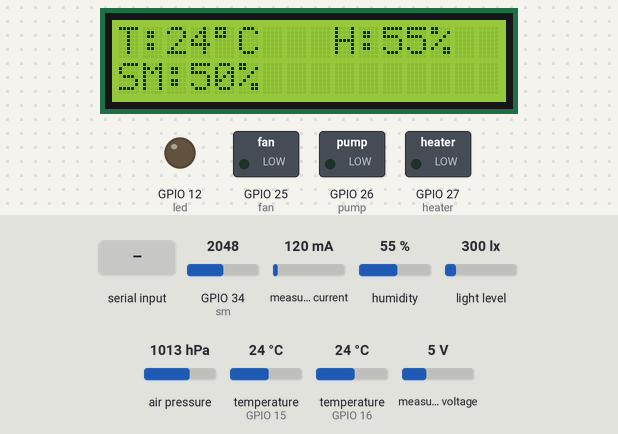
Recording of a sketch running on a simulated ESP32. Parts: 16×2 character LCD, switched loads named in the sketch (green lamp = pin HIGH), output pins drawn as LEDs (lit = HIGH). Inputs (shaded band) come from the test bench; at power-on: light level 300 lx, humidity 55 %, temperature (sensors on GPIO 15, GPIO 16) 24 °C, measured current 120 mA, GPIO 34 (sm) = 2048, air pressure 1013 hPa, measured voltage 5 V. What the sketch prints to the serial monitor is not drawn.

Above: at 7.3 s.
7.4 s: light level set to 971 lx
At 14.3 s:
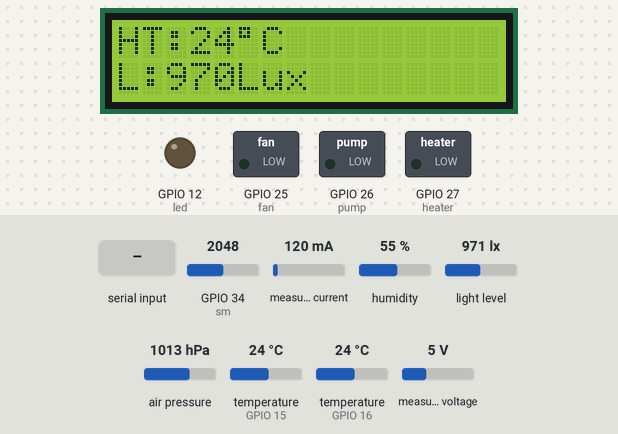
20.5 s: light level set to 1019 lx
At 32.1 s:
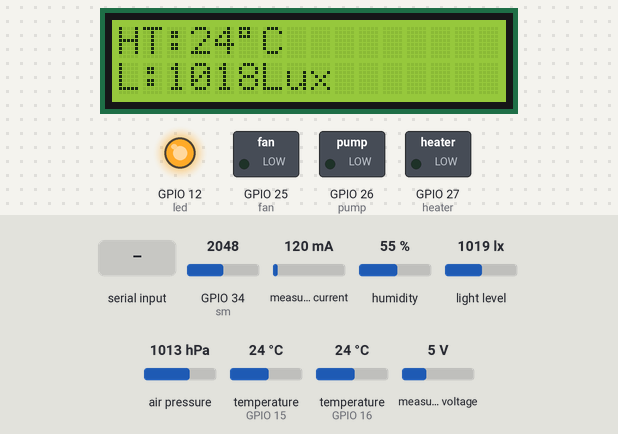
33.3 s: humidity set to 22 %
39.4 s: "90,45\n" received over Serial
At 49.0 s:
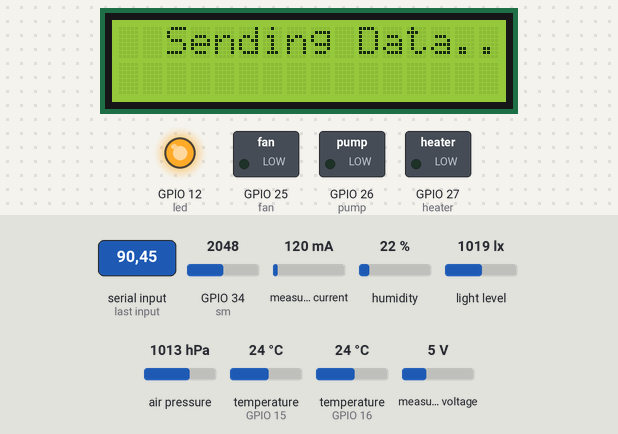
49.4 s: temperature (sensor on GPIO 15) set to 12 °C
At 61.9 s:
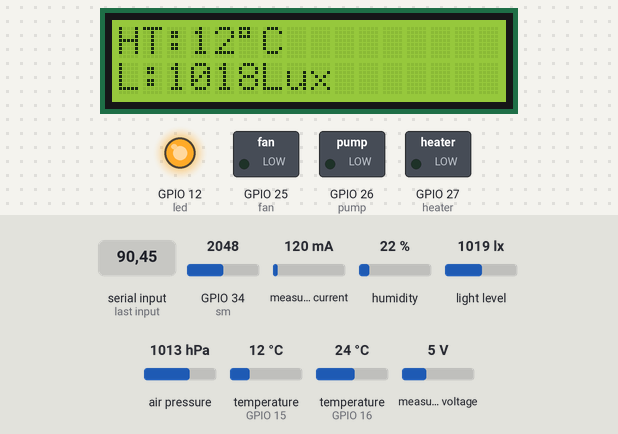
62.2 s: measured current set to 40 mA
At 64.3 s:
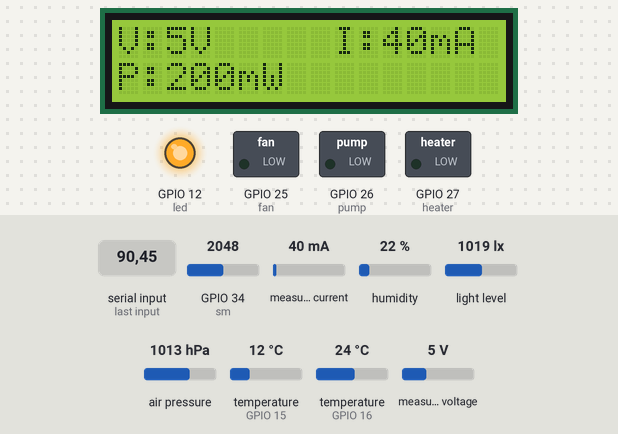
Timing chart, 0 to 65.8 s (numbered marks = the images above; inputs shaded):
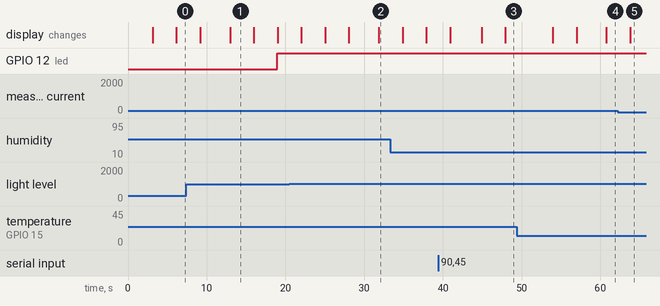

Measured:
- the behaviour switches between 999 and 1000 lx on light level (found by bisection; images 1 and 2)
- what the display in image 1 shows lasts 3.0 s, from 13.0 s to 16.0 s

The sketch:

sensor_node.ino
```cpp
/*
  Sensor Node - green house
*/

#include <LiquidCrystal_I2C.h>
#include <OneWire.h>
#include <DallasTemperature.h>
#include "DHT.h"
#include <Wire.h>
#include <BH1750.h>
#include <Adafruit_INA219.h>
#include <Adafruit_Sensor.h>
#include <Adafruit_BMP280.h>


String message,aks,wts ;

String dt = "";

#define BMP280_I2C_ADDRESS  0x76  // Change to 0x77 if needed

Adafruit_BMP280 bmp;  // Create BMP280 object

#define ONE_WIRE_BUS 15
OneWire oneWire(ONE_WIRE_BUS);

// Pass oneWire reference to DallasTemperature library
DallasTemperature sensors(&oneWire);


#define DHTPIN 16

BH1750 lightMeter;
Adafruit_INA219 ina219;

const int pump = 26;
const int fan = 25;
const int heater = 27;
const int led = 12;

int sm = 34;   // Connect soil sensor analog measure pin to D34 pin


#define DHTTYPE DHT22
DHT dht(DHTPIN, DHTTYPE);


// set the LCD number of columns and rows
int lcdColumns = 16;
int lcdRows = 2;

// set LCD address, number of columns and rows
// if you don't know your display address, run an I2C scanner sketch
LiquidCrystal_I2C lcd(0x27, lcdColumns, lcdRows);


int tv,hv,htv,lv,smv, apv;
int vv,iv,pv;
int psv,fsv,lsv,hsv,pfv=0,lfv=0,hfv=0;
int wt=0,ak=0,sd=0;

// Timer variables
unsigned long lastTime = 0;
unsigned long timerDelay = 60000;

void setup()
{

  Serial.begin(9600);
  pinMode(15, INPUT_PULLUP);
  pinMode(pump, OUTPUT);
  pinMode(fan, OUTPUT);
  pinMode(heater, OUTPUT);
  pinMode(led, OUTPUT);

  digitalWrite(pump, LOW);
  digitalWrite(fan, LOW);
  digitalWrite(heater, LOW);
  digitalWrite(led, LOW);


  dht.begin();
  sensors.begin();
  Wire.begin();
  lightMeter.begin();

  if (! ina219.begin()) {
   // Serial.println("Failed to find INA219 chip");
    while (1) { delay(10); }
  }

    if (!bmp.begin(BMP280_I2C_ADDRESS)) {
      //  Serial.println("Could not find BMP280! Check wiring.");
        while (1);
    }

    // Configure BMP280 settings
    bmp.setSampling(Adafruit_BMP280::MODE_NORMAL,
                    Adafruit_BMP280::SAMPLING_X2,  // Temperature Oversampling
                    Adafruit_BMP280::SAMPLING_X16, // Pressure Oversampling
                    Adafruit_BMP280::FILTER_X16,   // Filtering
                    Adafruit_BMP280::STANDBY_MS_500); // Standby time


  lcd.init();
  lcd.backlight();


  lcd.clear();                    //LoRa Based Green House Monitoring and Control System Using IoT
  lcd.setCursor( 0, 0);
  lcd.print("LoRa Based Green");
  lcd.setCursor( 0, 1);
  lcd.print("House Monitoring");delay(3000);

    lcd.clear();                    //LoRa Based Green House Monitoring and Control System Using IoT
  lcd.setCursor( 0, 0);
  lcd.print("  SENSOR NODE   ");
  delay(3000);
}

void loop()
{

    readSen();

  if ( (millis() - lastTime) > timerDelay) {

    if(sd==0){sd=1;
       send_dt();delay(3000);
    }


 lastTime = millis();

 }


 if (Serial.available()){
   dt = Serial.readString();

   aks = getValue(dt, ',', 0); // ak
    wts = getValue(dt, ',', 1); // wt
    ak = aks.toInt();
    wt = wts.toInt();
    dt = "";
     lcd.clear();
    lcd.setCursor(0,0);
    lcd.print("WT:");
    lcd.print(wt);
    lcd.setCursor(0,1);
    if(wt==1){
    lcd.print("STORM");}
     if(wt==2){
    lcd.print("SUNNY");}

   delay(3000);

    send_dt(); delay(3000);

  }


}

void readSen(){

   hv = dht.readHumidity();
   tv = dht.readTemperature();

   smv = analogRead(sm);
   smv = constrain(map(smv, 0, 4095, 100, 0), 0, 100);


  if(tv>-40 && tv<126 && hv>=0 && hv<=100){

    lcd.clear();
    lcd.setCursor(0,0);
    lcd.print("T:");
    lcd.print(tv); lcd.print(char(223)); lcd.print("C");lcd.print("  ");
    lcd.setCursor(9,0);
    lcd.print("H:");
    lcd.print(hv);lcd.print("% ");
    lcd.setCursor(0,1);
    lcd.print("SM:");
    lcd.print(smv);lcd.print("% ");
    delay(3000);

  }
    apv = bmp.readPressure() / 100.0;  // Convert Pa to hPa (millibars)
    lcd.clear();
    lcd.setCursor(0,0);
    lcd.print("P:");
    lcd.print(apv);lcd.print("hpa");
    delay(3000);


  // Read s p temperature from DS18B20

  sensors.requestTemperatures();// Send the command to get temperatures
  htv=sensors.getTempCByIndex(0); //Stores Value in Variable

  lv = lightMeter.readLightLevel();

    lcd.clear();
    lcd.setCursor(0,0);
    lcd.print("HT:");
    lcd.print(htv); lcd.print(char(223)); lcd.print("C");lcd.print("  ");
    lcd.setCursor(0,1);
    lcd.print("L:");
    lcd.print(lv);lcd.print("Lux "); delay(3000);


  iv = ina219.getCurrent_mA();
  vv = ina219.getBusVoltage_V();
  pv = ina219.getPower_mW();


    lcd.clear();
    lcd.setCursor(0,0);
    lcd.print("V:");
    lcd.print(vv);lcd.print("V");
    lcd.setCursor(9,0);
    lcd.print("I:");
    lcd.print(iv);lcd.print("mA ");
    lcd.setCursor(0,1);
    lcd.print("P:");
    lcd.print(pv);lcd.print("mW");
    delay(3000);


  if (smv<40) {

     digitalWrite(pump, HIGH);
    psv=1;

  }
  if (smv>70) {
    psv=0;
     digitalWrite(pump, LOW);
    psv=0;

  }


 if (lv<1000) {

     digitalWrite(led, HIGH);
    lsv=1;

  }
  else if (lv>5000) {

     digitalWrite(led, LOW);
    lsv=0;

  }

 else;


 if (tv>35 || hv>70 || wt==2) {

    if (tv>27 && hv<60) {

     digitalWrite(heater, LOW);
    hsv=0;

  }
     digitalWrite(fan, HIGH);
    fsv=1;

  }
  else if (tv<32 && hv<60 && wt==0) {

     digitalWrite(fan, LOW);
    fsv=0;

  }

 else;


 if (tv<20 || hv>70 || wt==1) {

    if (tv<32 && hv<60 ) {

     digitalWrite(fan, LOW);
    fsv=0;

  }
     digitalWrite(heater, HIGH);
    hsv=1;

  }
  else if (tv>27 && hv<60 && wt==0) {

     digitalWrite(heater, LOW);
    hsv=0;

  }

 else;


 if(psv==1){
  if(pv>500)pfv=0;
  else pfv=1;
 }
 else pfv=0;


 if(lsv==1){
  if(lv>1000)lfv=0;
  else lfv=1;
 }
 else lfv=0;


 if(hsv==1){
   if(htv>(tv+2))hfv=0;
  else hfv=1;
 }
 else hfv=0;

    lcd.clear();
    lcd.setCursor(0,0);
    lcd.print("PS:");
    lcd.print(psv);
    lcd.setCursor(9,0);
    lcd.print("LS:");
    lcd.print(lsv);
    lcd.setCursor(0,1);
    lcd.print("FS:");
    lcd.print(fsv);
    lcd.setCursor(9,1);
    lcd.print("HS:");
    lcd.print(hsv);
    delay(3000);

    lcd.clear();
    lcd.setCursor(0,0);
    lcd.print("PF:");
    lcd.print(pfv);
    lcd.setCursor(9,0);
    lcd.print("LF:");
    lcd.print(lfv);
    lcd.setCursor(9,1);
    lcd.print("HF:");
    lcd.print(hfv);
    delay(3000);


}


String getValue(String data, char separator, int index)
{
  int found = 0;
  int strIndex[] = { 0, -1 };
  int maxIndex = data.length() - 1;
  for (int i = 0; i <= maxIndex && found <= index; i++) {
    if (data.charAt(i) == separator || i == maxIndex) {
      found++;
      strIndex[0] = strIndex[1] + 1;
      strIndex[1] = (i == maxIndex) ? i + 1 : i;
    }
  }
  return found > index ? data.substring(strIndex[0], strIndex[1]) : "";
}


void send_dt()
{
  lcd.clear();
  lcd.setCursor( 0, 0);
  lcd.print("  Sending Data.. ");
  delay(1000);

 if(tv>-40 && tv<126 && hv>=0 && hv<=100){

 // Serial.print(hp);Serial.print(",");Serial.println(sp);
  message = message + tv + "," + hv+ "," + smv + "," + htv + "," + lv+  "," + apv + "," + psv + "," + fsv + "," + lsv + "," + hsv + "," + pfv + "," + lfv + "," + hfv ;
  String msg = message;
 Serial.println(msg);
  message = "";

  }
  delay(2000);
}
```
